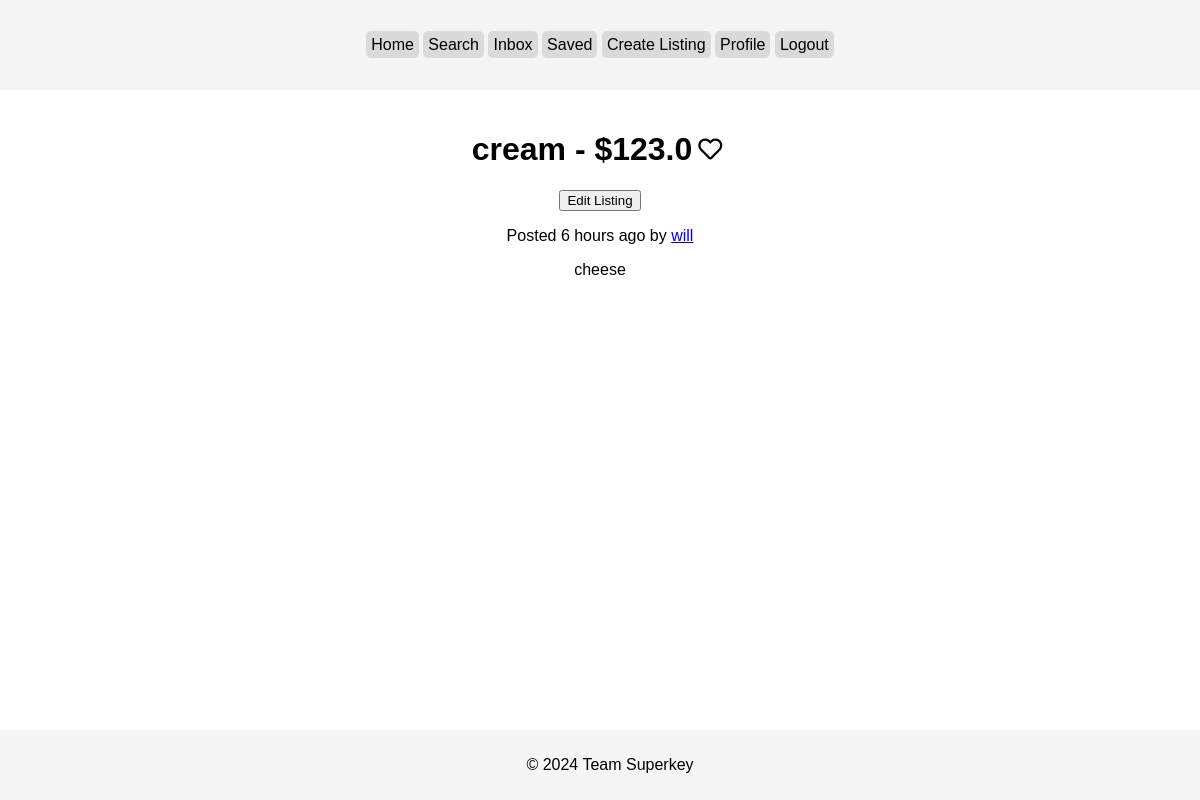
/listing/2 (signed in), run on an earlier commit of the app's database.
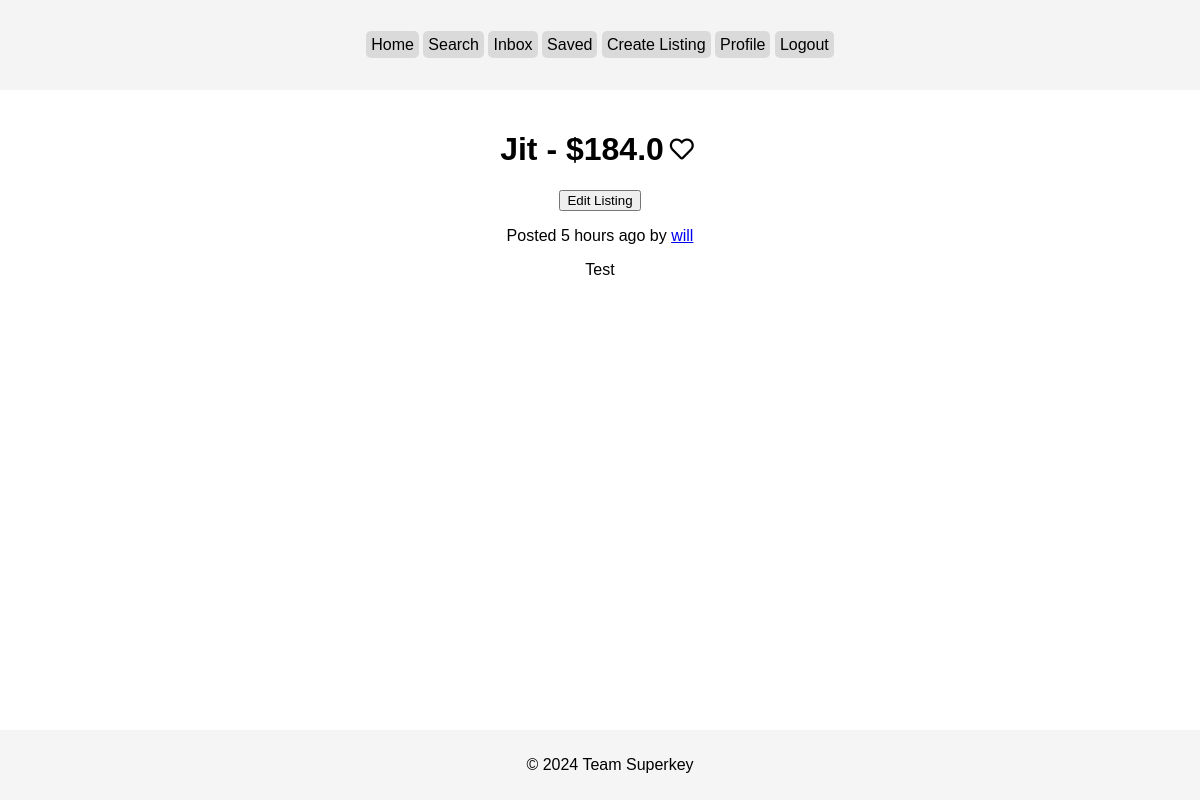
And on a later commit of the database.
### tables this page shows
CREATE TABLE listings (
            id INTEGER PRIMARY KEY AUTOINCREMENT,
            name TEXT NOT NULL,
            description TEXT,
            price REAL NOT NULL,
            image_path TEXT,
            dateposted TEXT NOT NULL,
            seller_id INTEGER NOT NULL,
            FOREIGN KEY (seller_id) REFERENCES users(id)
            
        );

### app.py (the view)
@app.route('/listing/<id>')
@login_required
def show_listing(id):
    conn = get_db_connection()
    listing = conn.execute("SELECT * FROM listings WHERE id = :id", {'id': id}).fetchone()
    seller = conn.execute("SELECT * FROM users WHERE id = :id", {'id': listing['seller_id']}).fetchone()
    saved = conn.execute("SELECT * FROM saves WHERE user_id = :user_id AND listing_id = :listing_id", {'user_id': current_user.id, 'listing_id': id}).fetchone()
    chat = conn.execute("""
        SELECT c.chat_id
        FROM chats c
        WHERE (listing_id = :listing_id AND seller_id = :seller_id AND buyer_id = :buyer_id) OR (listing_id = :listing_id AND seller_id = :buyer_id AND buyer_id = :seller_id)
    """, {'listing_id': id, 'seller_id': seller['id'], 'buyer_id': current_user.id}).fetchone()
    conn.close()
    return render_template('listing.html', listing=listing, sellerusername=seller.username, chat=chat, saved=saved)

### app.py (called while the page is built)
def get_db_connection():
    return db_session()

@login_manager.user_loader
def load_user(user_id):
    session = get_db_connection()
    user = session.execute('SELECT * FROM users WHERE id = :user_id', {'user_id': user_id}).fetchone()
    session.close()
    if user:
        return User(user['id'], user['username'])
    return None

@app.teardown_appcontext
def shutdown_session(exception=None):
    db_session.remove()

@app.context_processor
def unread_message_count():
    if current_user.is_authenticated:
        conn = get_db_connection()
        unread_count = conn.execute("""
            SELECT COUNT(*) AS unread_count
            FROM messages
            WHERE chat_id IN (
                SELECT chat_id
                FROM chats
                WHERE (buyer_id = :user_id OR seller_id = :user_id)
            ) AND read_status = "0" AND sender_id != :user_id
        """, {'user_id': current_user.id}).fetchone()
        conn.close()
        return (unread_count)
    return {'unread_count': 0}

### templates/listing.html (shortened to what this page needs)
{% extends 'base.html' %} {% block title %}{{ listing.name }}{% endblock %} {%
block content %}
<head>
  <link
    rel="stylesheet"
    href="https://cdnjs.cloudflare.com/ajax/libs/font-awesome/5.15.4/css/all.min.css"
  />
</head>
<div class="listing-title">
  <h1>{{ listing.name }} - ${{ listing.price }}</h1>
  {% if saved %}
  <form
    action="/save-listing/{{ listing.id }}"
    method="post"
    class="heart-form"
  >
    <button type="submit" class="heart-btn saved">
      <i class="fas fa-heart"></i>
    </button>
  </form>
  {% else %}
  <form
    action="/save-listing/{{ listing.id }}"
    method="post"
    class="heart-form"
  >
    <button type="submit" class="heart-btn">
      <i class="far fa-heart"></i>
    </button>
  </form>
  {% endif %}
</div>
<p>
  Posted
  by <a href="/user/{{ sellerusername }}">{{ sellerusername }}</a>
</p>
<p>{{ listing.description }}</p>
{% endblock %}

What changed in the data, as far as the page shows it:
changed listings: name "cream" → "Jit"; price "123.0" → "184.0"; description "cheese" → "Test"
Also different on the page:
text written by a page script: "6 hours ago" → "5 hours ago"
